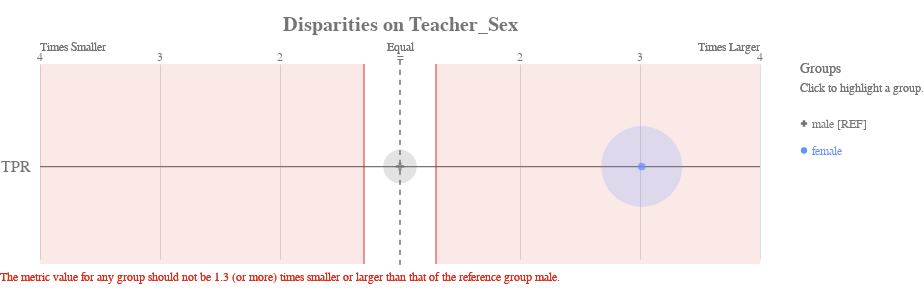

Notebook code for this chart:
### Code cell
ap.disparity(bdf_1, metrics, 'teacher_sex', fairness_threshold = 1.3)

### Figure 1 — Vega-Lite specification as saved in the notebook (floating-point values rounded to 4 significant figures)
{"config": {"view": {"continuousWidth": 400, "continuousHeight": 300, "strokeWidth": 0}, "axisLeft": {"labelColor": "rgb(117,117,117)", "labelFont": "Arial", "labelFontSize": 16}, "title": {"align": "center", "baseline": "middle", "color": "rgb(117,117,117)", "font": "Arial", "fontSize": 20, "fontWeight": "bold"}}, "layer": [{"data": {"name": "data-00ac13c15038262a930aaba6584e6216"}, "mark": {"type": "rule", "stroke": "rgb(117,117,117)", "strokeWidth": 1.25, "tooltip": ""}, "encoding": {"x": {"type": "quantitative", "field": "x", "scale": {"domain": [-3, 3], "range": [40.0, 760.0]}}, "x2": {"field": "x2"}, "y": {"type": "nominal", "axis": {"domain": false, "labelAngle": 0, "labelPadding": -30, "orient": "left", "ticks": false, "title": ""}, "field": "metric", "scale": {"domain": ["TPR"], "range": [30, 225.0]}}}}, {"data": {"name": "data-79dd248bdaa0ea02c535240e8ad022c8"}, "mark": {"type": "rule", "stroke": "rgb(117,117,117)", "strokeDash": [5, 5], "strokeWidth": 1}, "encoding": {"tooltip": {"value": "male [REF]"}, "x": {"value": 400.0}, "y": {"value": 20.83}, "y2": {"value": 229.2}}}, {"data": {"name": "data-3a1d065fd3aa317a7985f416b0b7774b"}, "mark": {"type": "text", "align": "center", "color": "rgb(117,117,117)", "font": "Arial", "fontSize": 12, "fontWeight": "normal", "tooltip": ""}, "encoding": {"text": {"type": "nominal", "field": "label"}, "x": {"type": "quantitative", "field": "value", "scale": {"domain": [-3, 3], "range": [40.0, 760.0]}}, "y": {"value": 17.5}}}, {"layer": [{"mark": {"type": "text", "align": "left", "fill": "rgb(117,117,117)", "font": "Arial", "fontSize": 12, "fontWeight": "normal", "tooltip": ""}, "encoding": {"text": {"value": "Times Smaller"}, "x": {"value": 40.0}, "y": {"value": 7.5}}}, {"mark": {"type": "text", "align": "right", "fill": "rgb(117,117,117)", "font": "Arial", "fontSize": 12, "fontWeight": "normal", "tooltip": ""}, "encoding": {"text": {"value": "Times Larger"}, "x": {"value": 760.0}, "y": {"value": 7.5}}}, {"mark": {"type": "text", "align": "center", "fill": "rgb(117,117,117)", "font": "Arial", "fontSize": 12, "fontWeight": "normal", "tooltip": ""}, "encoding": {"text": {"value": "Equal"}, "x": {"value": 400.0}, "y": {"value": 7.5}}}], "data": {"name": "data-79dd248bdaa0ea02c535240e8ad022c8"}}, {"layer": [{"mark": {"type": "rule", "opacity": 0.8, "stroke": "rgb(217, 46, 28)", "strokeWidth": 1.25, "tooltip": ""}, "encoding": {"x": {"type": "quantitative", "field": "min", "scale": {"domain": [-3, 3], "range": [40.0, 760.0]}}, "y": {"value": 25.0}, "y2": {"value": 225.0}}}, {"mark": {"type": "rule", "opacity": 0.8, "stroke": "rgb(217, 46, 28)", "strokeWidth": 1.25, "tooltip": ""}, "encoding": {"x": {"type": "quantitative", "field": "max", "scale": {"domain": [-3, 3], "range": [40.0, 760.0]}}, "y": {"value": 25.0}, "y2": {"value": 225.0}}}, {"layer": [{"mark": {"type": "rect", "fill": "rgb(217, 46, 28)", "opacity": 0.1, "tooltip": ""}, "encoding": {"x": {"type": "quantitative", "field": "min", "scale": {"domain": [-3, 3], "range": [40.0, 760.0]}}, "x2": {"field": "lower_end"}, "y": {"value": 25.0}, "y2": {"value": 225.0}}}, {"mark": {"type": "rect", "fill": "rgb(217, 46, 28)", "opacity": 0.1, "tooltip": ""}, "encoding": {"x": {"type": "quantitative", "field": "max", "scale": {"domain": [-3, 3], "range": [40.0, 760.0]}}, "x2": {"field": "upper_end"}, "y": {"value": 25.0}, "y2": {"value": 225.0}}}]}, {"data": {"name": "data-79dd248bdaa0ea02c535240e8ad022c8"}, "mark": {"type": "text", "align": "left", "baseline": "top", "fill": "rgb(217, 46, 28)", "font": "Arial", "fontSize": 12, "fontWeight": "normal", "tooltip": ""}, "encoding": {"text": {"value": "The metric value for any group should not be 1.3 (or more) times smaller or larger than that of the reference group male."}, "x": {"value": 0}, "y": {"value": 233.3}}}], "data": {"name": "data-c630af60ccfdede051fcc4a90fc2e3c6"}}, {"layer": [{"mark": "circle"}, {"data": {"name": "data-29f0565a06c1fda9efa6f8eac927bc65"}, "mark": {"type": "circle", "opacity": 0.2}, "encoding": {"color": {"condition": {"type": "nominal", "field": "attribute_value", "legend": null, "scale": {"domain": ["male", "female"], "range": ["rgb(117,117,117)", "rgb(100, 143, 255)", "rgb(254, 97, 0)", "rgb(220, 38, 127)", "rgb(255, 176, 0)", "rgb(120, 94, 240)"]}, "selection": "selector137"}, "value": "rgb(224,224,224)"}, "size": {"type": "quantitative", "field": "group_size", "legend": null, "scale": {"domain": [0, 18110.0], "range": [0, 7854.0]}}, "tooltip": [{"type": "nominal", "field": "attribute_value", "title": "Group"}, {"type": "nominal", "field": "tooltip_group_size", "title": "Group Size"}, {"type": "nominal", "field": "tooltip_disparity_explanation_tpr", "title": "Disparity"}, {"type": "quantitative", "field": "tpr", "format": ".2f", "title": "TPR"}], "x": {"type": "quantitative", "axis": {"domain": false, "labels": false, "ticks": false, "title": null, "values": [1, 2, 3, -3, -2, -1]}, "field": "tpr_disparity_scaled", "scale": {"domain": [-3, 3], "range": [40.0, 760.0]}}, "y": {"type": "nominal", "axis": {"domain": false, "grid": false, "labels": false, "ticks": false, "title": " "}, "field": "metric_variable", "scale": {"domain": ["TPR"], "range": [30, 225.0]}}}, "selection": {"selector139": {"type": "multi", "empty": "all", "fields": ["attribute_value"]}}, "transform": [{"calculate": "'TPR'", "as": "metric_variable"}]}, {"layer": [{"mark": "point"}, {"data": {"name": "data-29f0565a06c1fda9efa6f8eac927bc65"}, "mark": {"type": "point", "filled": true, "size": 60}, "encoding": {"color": {"condition": {"type": "nominal", "field": "attribute_value", "legend": null, "scale": {"domain": ["male", "female"], "range": ["rgb(117,117,117)", "rgb(100, 143, 255)", "rgb(254, 97, 0)", "rgb(220, 38, 127)", "rgb(255, 176, 0)", "rgb(120, 94, 240)"]}, "selection": "selector137"}, "value": "rgb(224,224,224)"}, "shape": {"type": "nominal", "field": "attribute_value", "legend": null, "scale": {"domain": ["male", "female"], "range": ["cross", "circle"]}}, "tooltip": [{"type": "nominal", "field": "attribute_value", "title": "Group"}, {"type": "nominal", "field": "tooltip_group_size", "title": "Group Size"}, {"type": "nominal", "field": "tooltip_disparity_explanation_tpr", "title": "Disparity"}, {"type": "quantitative", "field": "tpr", "format": ".2f", "title": "TPR"}], "x": {"type": "quantitative", "axis": {"domain": false, "labels": false, "ticks": false, "title": null, "values": [1, 2, 3, -3, -2, -1]}, "field": "tpr_disparity_scaled", "scale": {"domain": [-3, 3], "range": [40.0, 760.0]}}, "y": {"type": "nominal", "axis": {"domain": false, "grid": false, "labels": false, "ticks": false, "title": " "}, "field": "metric_variable", "scale": {"domain": ["TPR"], "range": [30, 225.0]}}}, "selection": {"selector138": {"type": "multi", "empty": "all", "fields": ["attribute_value"]}}, "transform": [{"calculate": "'TPR'", "as": "metric_variable"}]}]}]}, {"layer": [{"mark": {"type": "point", "filled": true, "opacity": 1, "size": 39.48}, "encoding": {"color": {"condition": {"type": "nominal", "field": "attribute_value", "legend": null, "scale": {"domain": ["male", "female"], "range": ["rgb(117,117,117)", "rgb(100, 143, 255)", "rgb(254, 97, 0)", "rgb(220, 38, 127)", "rgb(255, 176, 0)", "rgb(120, 94, 240)"]}, "selection": "selector137"}, "value": "rgb(224,224,224)"}, "shape": {"type": "nominal", "field": "attribute_value", "legend": null, "scale": {"domain": ["male", "female"], "range": ["cross", "circle"]}}, "x": {"value": 804}, "y": {"type": "nominal", "axis": {"domain": false, "grid": false, "labels": false, "ticks": false, "title": " "}, "field": "attribute_value", "scale": {"domain": ["male", "female"], "range": [71, 125]}}}, "selection": {"selector137": {"type": "multi", "empty": "all", "fields": ["attribute_value"]}}}, {"mark": {"type": "text", "align": "left", "baseline": "middle", "font": "Arial", "fontSize": 12, "fontWeight": "normal"}, "encoding": {"color": {"condition": {"type": "nominal", "field": "attribute_value", "legend": null, "scale": {"domain": ["male", "female"], "range": ["rgb(117,117,117)", "rgb(100, 143, 255)", "rgb(254, 97, 0)", "rgb(220, 38, 127)", "rgb(255, 176, 0)", "rgb(120, 94, 240)"]}, "selection": "selector137"}, "value": "rgb(224,224,224)"}, "text": {"type": "nominal", "field": "label"}, "x": {"value": 812}, "y": {"type": "nominal", "axis": {"domain": false, "grid": false, "labels": false, "ticks": false, "title": " "}, "field": "attribute_value", "scale": {"domain": ["male", "female"], "range": [71, 125]}}}, "selection": {"selector140": {"type": "multi", "empty": "all", "fields": ["attribute_value"]}}}, {"data": {"name": "data-79dd248bdaa0ea02c535240e8ad022c8"}, "mark": {"type": "text", "align": "left", "baseline": "middle", "color": "rgb(117,117,117)", "font": "Arial", "fontSize": 12, "fontWeight": "normal"}, "encoding": {"text": {"value": "Click to highlight a group."}, "x": {"value": 800}, "y": {"value": 49}}}, {"data": {"name": "data-79dd248bdaa0ea02c535240e8ad022c8"}, "mark": {"type": "text", "align": "left", "baseline": "middle", "color": "rgb(117,117,117)", "font": "Arial", "fontSize": 14, "fontWeight": "normal"}, "encoding": {"text": {"value": "Groups"}, "x": {"value": 800}, "y": {"value": 30}}}], "data": {"name": "data-b9f75b5c0827c85fba1c9c9d5d5ac8e6"}}], "height": 250, "padding": {"top": 15, "bottom": 10}, "resolve": {"scale": {"size": "independent", "y": "independent"}}, "title": "Disparities on Teacher_Sex", "width": 800, "$schema": "https://vega.github.io/schema/vega-lite/v4.8.1.json", "datasets": {"data-00ac13c15038262a930aaba6584e6216": [{"metric": "TPR", "x": -3, "x2": 3}], "data-79dd248bdaa0ea02c535240e8ad022c8": [{"a": 1, "b": 0}, {"a": 1, "b": 0}], "data-3a1d065fd3aa317a7985f416b0b7774b": [{"value": 1, "label": 2}, {"value": 2, "label": 3}, {"value": 3, "label": 4}, {"value": -3, "label": 4}, {"value": -2, "label": 3}, {"value": -1, "label": 2}, {"value": 0, "label": "="}], "data-c630af60ccfdede051fcc4a90fc2e3c6": [{"min": -0.3, "max": 0.3, "lower_end": -3, "upper_end": 3}], "data-29f0565a06c1fda9efa6f8eac927bc65": [{"attribute_name": "teacher_sex", "attribute_value": "female", "group_size": 15093, "total_entities": 17677, "tpr": 0.09889, "tpr_disparity": 3.014, "tpr_disparity_scaled": 2.014, "tooltip_group_size": "15,093 (85.38%)", "tooltip_disparity_explanation_tpr": "3.01 times larger TPR than the reference group"}, {"attribute_name": "teacher_sex", "attribute_value": "male", "group_size": 2584, "total_entities": 17677, "tpr": 0.03281, "tpr_disparity": 1.0, "tpr_disparity_scaled": 0.0, "tooltip_group_size": "2,584 (14.62%)", "tooltip_disparity_explanation_tpr": "Reference group"}], "data-b9f75b5c0827c85fba1c9c9d5d5ac8e6": [{"attribute_value": "male", "label": "male [REF]"}, {"attribute_value": "female", "label": "female"}]}}
